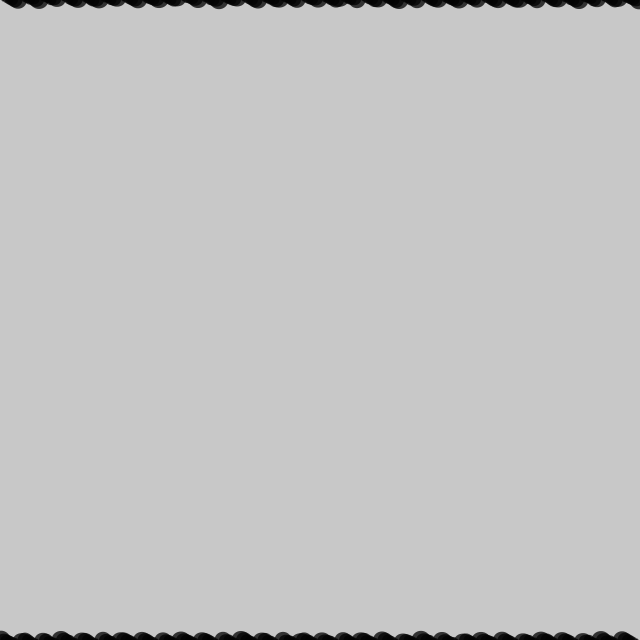
Frame 1 (no input)
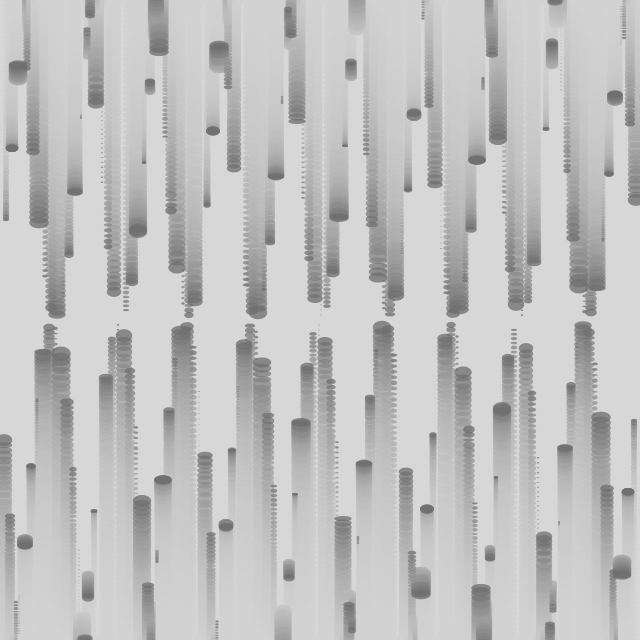
Frame 60 (the mouse pressed at the canvas centre just before this capture)
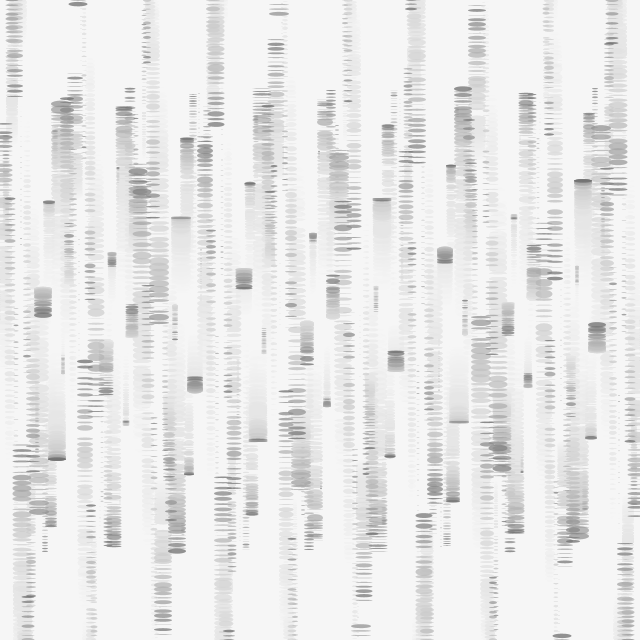
Frame 120 (the mouse held since frame 60 and released just before this capture)

The Processing sketch that drew these frames (run headless with seeded random() and noise(); from frame 60 on, the mouse is pressed at the canvas centre):

// Processing sketch: day189
// ── day189.pde
float t,u,x,y,c,s,w=640;
void setup(){size(640,640);noStroke();}
void draw(){fill(c=(sin(t*2)+1)*128,15);square(0,0,w);fill((c+128)%255,192);for(x=0;x<w;x+=3){ellipse(x,y=sin(t)*cos(t-x)*w,s=(t+x)%20,u=s*cos(noise(x,y)+t));ellipse(w-x,w-y,s,u);}t+=PI/360;}
